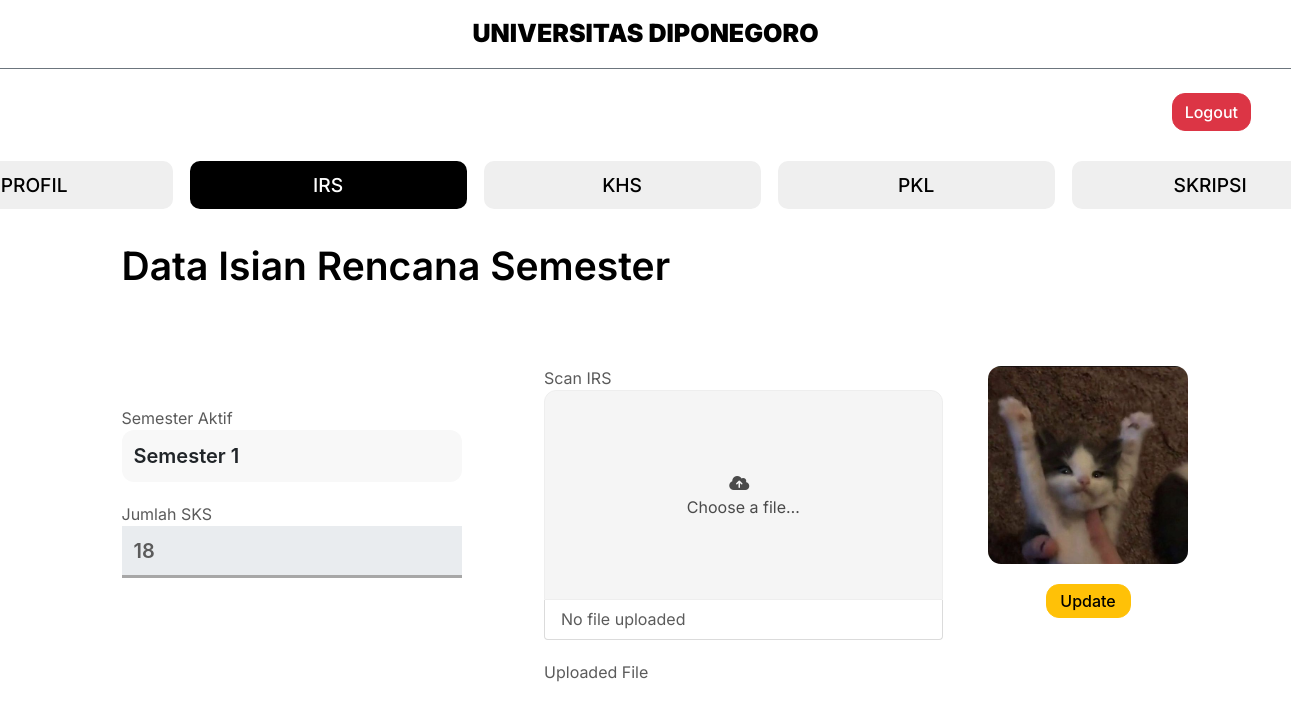
The page /srs3.php (signed in) on the database as committed earlier.
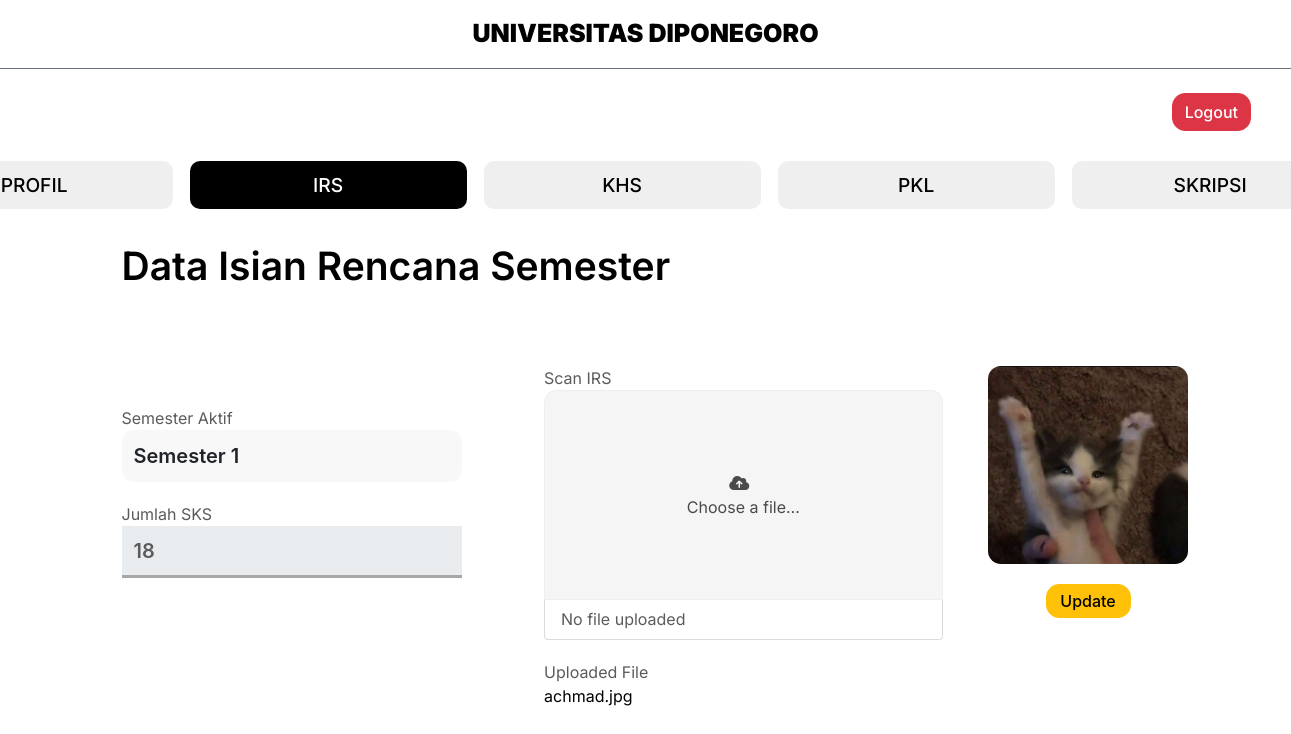
The same page on the database as committed later.
### tables this page shows
CREATE TABLE `mahasiswa` (
  `nim` varchar(20) NOT NULL,
  `nama` varchar(50) NOT NULL,
  `email` varchar(50) NOT NULL,
  `status_mahasiswa` varchar(10) NOT NULL,
  `alamat` varchar(200) NOT NULL,
  `no_hp` varchar(15) NOT NULL,
  `angkatan` varchar(4) NOT NULL,
  `jalur_masuk` varchar(10) NOT NULL,
  `foto` varchar(100) NOT NULL,
  `ipk` int(5) NOT NULL,
  `email_dosenwali` varchar(100) NOT NULL,
  `email_dosenpkl` varchar(100) NOT NULL,
  `email_dosenskripsi` varchar(100) NOT NULL,
  `kelurahan_id` varchar(100) NOT NULL,
  `irs_id` varchar(20) NOT NULL,
  `khs_id` varchar(20) NOT NULL,
  `pkl_id` varchar(20) NOT NULL,
  `skripsi_id` varchar(20) NOT NULL
);

CREATE TABLE `irs` (
  `no_irs` int(11) NOT NULL,
  `irs_id` varchar(15) NOT NULL,
  `semester_aktif` int(11) NOT NULL,
  `jumlah_sks` int(11) NOT NULL,
  `berkas_irs` varchar(100) NOT NULL,
  `sks_kumulatif` int(11) NOT NULL,
  `ip_semester` float NOT NULL,
  `ip_kumulatif` int(11) NOT NULL,
  `berkas_khs` varchar(20) NOT NULL,
  `status_irs` varchar(15) NOT NULL
);

### srs3.php (the view, shortened to what this page needs)
<?php
require 'functions.php';
$query = "SELECT * FROM mahasiswa join irs on mahasiswa.irs_id = irs.irs_id WHERE email='$_SESSION[email]' AND semester_aktif = 1";
$result = $db->query($query);
if (!$result) {
    die("Could not query the database: <br/>" . $db->error . "<br>Query: " . $query);
} else {
    while ($row = $result->fetch_object()) {
        $jumlah_sks = $row->jumlah_sks;
        $berkas_irs = $row->berkas_irs;
        $foto = $row->foto;
    }
}
?>
<div class="container">
    <div class="navMenu">
        <div class="navMenu">
            <a href="srs2.php?id=' . $row->ID.'" class="">PROFIL</a>&nbsp;&nbsp;
            <a href="srs3.php?id=' . $row->ID.'" class="active">IRS</a>&nbsp;&nbsp;
            <a href="srs4.php?id=' . $row->ID.'" class="">KHS</a>&nbsp;&nbsp;
            <a href="srs5.php?id=' . $row->ID.'" class="">PKL</a>&nbsp;&nbsp;
            <a href="srs6.php?id=' . $row->ID.'" class="">SKRIPSI</a>&nbsp;&nbsp;
        </div>
    </div>
    <div class="batas">
        <h1>Data Isian Rencana Semester</h1>
        <form  action="" method="POST" onsubmit="return submitForm()" name="form" enctype="multipart/form-data">
            <div class="row khusus1 profile">
                <form method="POST" onsubmit="return submitForm()" name="form">
                    <div class="col-5" style="padding-right: 70px;">
                        <label for="semester_aktif">Semester Aktif</label>
                        <select name="semester_aktif" id="semester_aktif" class="form-control" required>
                            <?php
                            $sql = "SELECT * FROM mahasiswa join irs on mahasiswa.irs_id = irs.irs_id WHERE email='$_SESSION[email]'";
                            $resultset = mysqli_query($db, $sql) or die("database error:" . mysqli_error($conn));
                            while ($rows = mysqli_fetch_assoc($resultset)) { ?>
                                <option value="<?php
                                                echo $rows["semester_aktif"]; ?>">Semester <?php echo $rows["semester_aktif"]; ?></option>
                            <?php }    ?>
                        </select>
                        <div class="form-group col">
                            <label for="jumlah_sks">Jumlah SKS</label>
                            <div id="container_sks">
                                <input type="type" class="form-control" id="jumlah_sks" name="jumlah_sks" value="<?php echo $jumlah_sks; ?>"readonly>
                            </div>
                        </div>
                    </div>
                </form>
                <div class="col-5">
                    <label for="nama_file">Scan IRS</label>
                    <div id="file-js-example" class="file has-name is-boxed">
                        <label class="file-label">
                            <span class="file-cta">
                                <span class="file-icon">
                                    <i class="fa-solid fa-cloud-arrow-up"></i>
                                </span>
                                <span class="file-label">
                                    Choose a file…
                                </span>
                            </span>
                            <span class="file-name">No file uploaded</span>
                        </label>
                    </div>
                    <div class="form-group col">
                        <label for="uploaded_file">Uploaded File</label>
                            <div id="uploaded_file">
                                <?= $berkas_irs ?>
                            </div>
                    </div>
                </div>
                <div class="col">
                    <img src="img/<?php echo $foto ?>" class="rounded darwin " alt="" height="200px" width="200px">
                    <div class="d-flex justify-content-center" style="margin-top:20px">
                        <button class="btn btn-warning btn-sm" type="submit" name="submit" style="width: 35%;">Update</button>
                    </div>
                </div>
            </div>
    </div>

Rows that differ between the two databases and show on the page:
changed through a linked row, mahasiswa: irs.berkas_irs (not shown) → "achmad.jpg"
